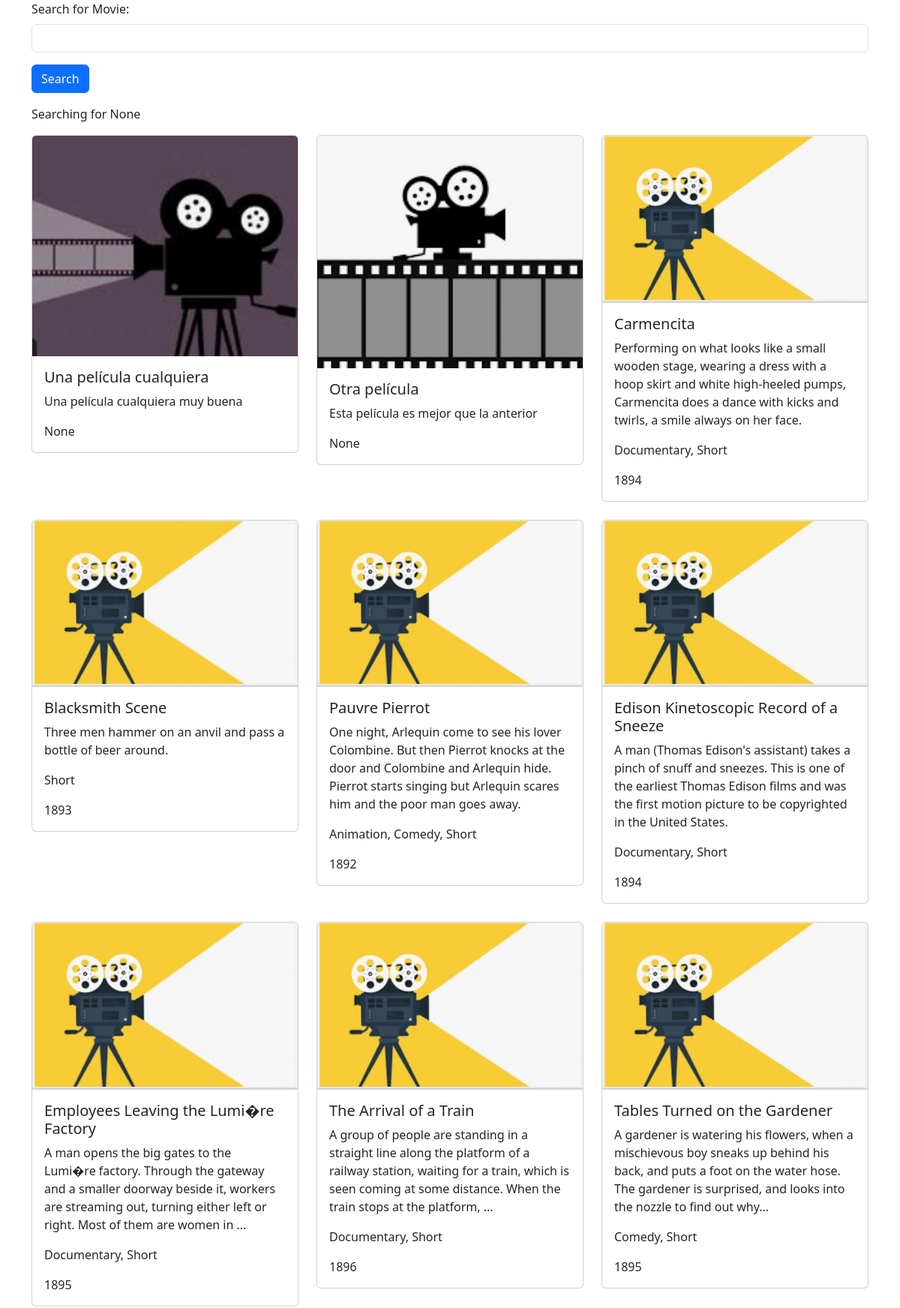
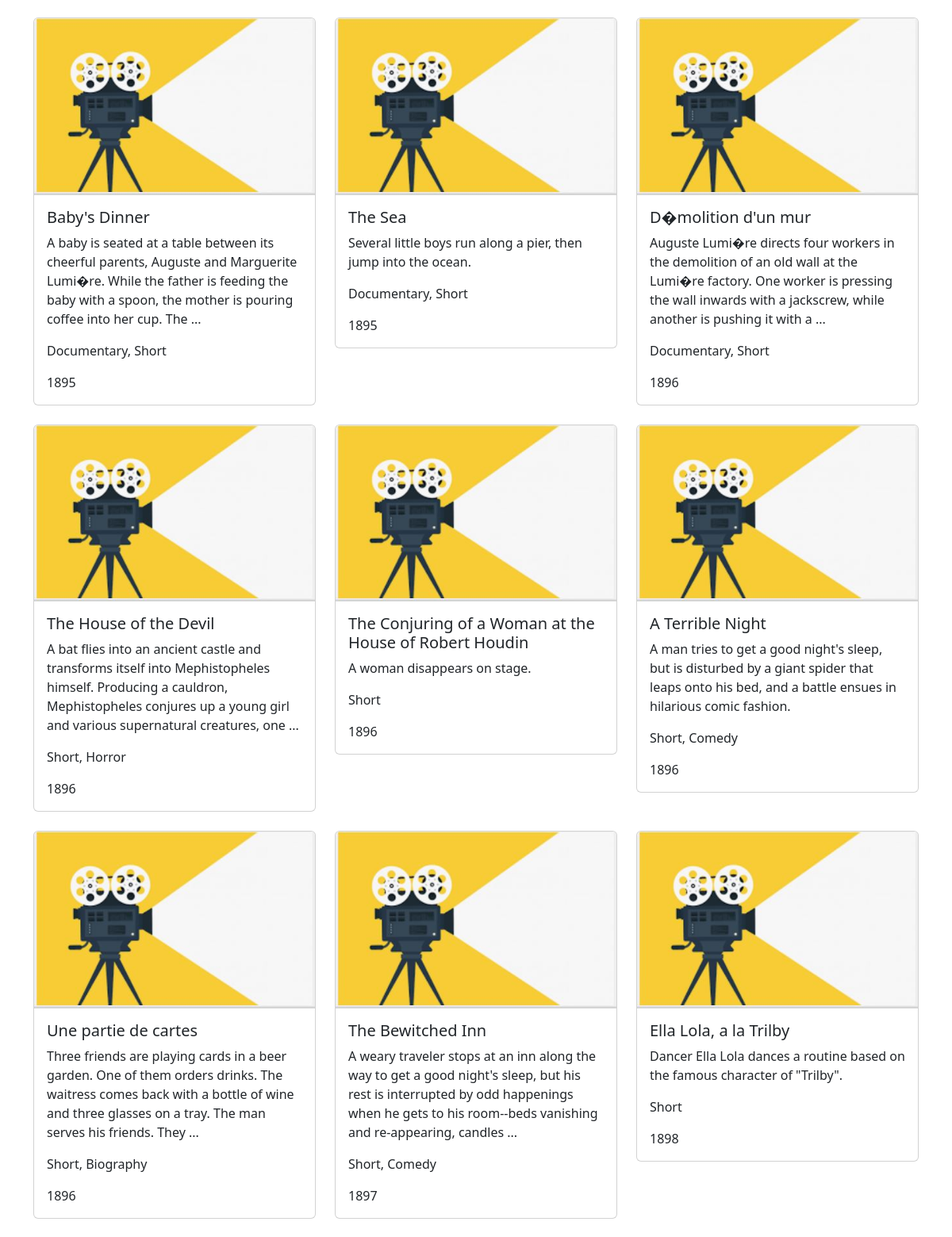
The page / (upper part) on the database its author committed (2 pictures, top to bottom).
### movie/models.py (models this page shows, shortened)
class Movie(models.Model):
    title = models.CharField(max_length=100)
    description = models.CharField(max_length=250)
    image = models.ImageField(upload_to='movie/images/')
    url = models.URLField(blank=True)
    genre=models.CharField(blank=True, max_length=250)
    year=models.IntegerField(blank=True, null=True)

### movie/views.py (the view)
# urls.py: 2. Add a URL to urlpatterns:  path('', views.home, name='home')
def home(request):
    searchTerm = request.GET.get('searchMovie')
    if searchTerm:
        movies = Movie.objects.filter(title__icontains=searchTerm)
    else:
        movies = Movie.objects.all()
    return render(request, 'home.html', {'searchTerm':searchTerm, 'movies': movies})

### movie/templates/home.html (shortened to what this page needs)
<head>
    <link href="https://cdn.jsdelivr.net/npm/bootstrap@5.3.8/dist/css/bootstrap.min.css" rel="stylesheet"
>
</head>
<div class="container">
    <form action="">
        <div class="mb-3">
            <label for="searchMovie" class="form-label">
                Search for Movie:
            </label>
            <input type="text" class="form-control" name="searchMovie">
        </div>
        <button type="submit" class="btn btn-primary">Search</button>
    </form>
    <p>Searching for {{ searchTerm }}</p>
    <div class="row row-cols-1 row-cols-md-3 g-4">
        {% for movie in movies %}
        <div v-for="movie in movies" class="col">
            <div class="card">
                <img src="{{ movie.image.url }}" class="card-img-top" alt="...">
                <div class="card-body">
                    <h5 class="card-title">{{ movie.title }}</h5>
                    <p class="card-text">{{ movie.description }}</p>
                    <p class="card-text">{{ movie.genre }}</p>
                    <p class="card-text">{{ movie.year }}</p>
                </div>
            </div>
        </div>
    {% endfor %}
    </div>
    <br />
</div>

### rows shown on the page
Movie: image (picture), title "Una película cualquiera", description "Una película cualquiera muy buena", year "None"
Movie: image (picture), title "Otra película", description "Esta película es mejor que la anterior", year "None"
Movie: image (placeholder picture), title "Carmencita", description "Performing on what looks like a small wooden stage, wearing a dress with a hoop skirt and white high-heeled pumps, Carmencita does a dance with kicks and twirls, a smile always on her face.", genre "Documentary, Short", year "1894"
Movie: image (placeholder picture), title "Blacksmith Scene", description "Three men hammer on an anvil and pass a bottle of beer around.", genre "Short", year "1893"
Movie: image (placeholder picture), title "Pauvre Pierrot", description "One night, Arlequin come to see his lover Colombine. But then Pierrot knocks at the door and Colombine and Arlequin hide. Pierrot starts singing but Arlequin scares him and the poor man goes away.", genre "Animation, Comedy, Short", year "1892"
Movie: image (placeholder picture), title "Edison Kinetoscopic Record of a Sneeze", description "A man (Thomas Edison's assistant) takes a pinch of snuff and sneezes. This is one of the earliest Thomas Edison films and was the first motion picture to be copyrighted in the United States.", genre "Documentary, Short", year "1894"
Movie: image (placeholder picture), title "Employees Leaving the Lumi�re Factory", description "A man opens the big gates to the Lumi�re factory. Through the gateway and a smaller doorway beside it, workers are streaming out, turning either left or right. Most of them are women in ...", genre "Documentary, Short", year "1895"
Movie: image (placeholder picture), title "The Arrival of a Train", description "A group of people are standing in a straight line along the platform of a railway station, waiting for a train, which is seen coming at some distance. When the train stops at the platform, ...", genre "Documentary, Short", year "1896"
Movie: image (placeholder picture), title "Tables Turned on the Gardener", description "A gardener is watering his flowers, when a mischievous boy sneaks up behind his back, and puts a foot on the water hose. The gardener is surprised, and looks into the nozzle to find out why...", genre "Comedy, Short", year "1895"
Movie: image (placeholder picture), title "Baby's Dinner", description "A baby is seated at a table between its cheerful parents, Auguste and Marguerite Lumi�re. While the father is feeding the baby with a spoon, the mother is pouring coffee into her cup. The ...", genre "Documentary, Short", year "1895"
Movie: image (placeholder picture), title "The Sea", description "Several little boys run along a pier, then jump into the ocean.", genre "Documentary, Short", year "1895"
Movie: image (placeholder picture), title "D�molition d'un mur", description "Auguste Lumi�re directs four workers in the demolition of an old wall at the Lumi�re factory. One worker is pressing the wall inwards with a jackscrew, while another is pushing it with a ...", genre "Documentary, Short", year "1896"
Movie: image (placeholder picture), title "The House of the Devil", description "A bat flies into an ancient castle and transforms itself into Mephistopheles himself. Producing a cauldron, Mephistopheles conjures up a young girl and various supernatural creatures, one ...", genre "Short, Horror", year "1896"
Movie: image (placeholder picture), title "The Conjuring of a Woman at the House of Robert Houdin", description "A woman disappears on stage.", genre "Short", year "1896"
Movie: image (placeholder picture), title "A Terrible Night", description "A man tries to get a good night's sleep, but is disturbed by a giant spider that leaps onto his bed, and a battle ensues in hilarious comic fashion.", genre "Short, Comedy", year "1896"
Movie: image (placeholder picture), title "Une partie de cartes", description "Three friends are playing cards in a beer garden. One of them orders drinks. The waitress comes back with a bottle of wine and three glasses on a tray. The man serves his friends. They ...", genre "Short, Biography", year "1896"
Movie: image (placeholder picture), title "The Bewitched Inn", description "A weary traveler stops at an inn along the way to get a good night's sleep, but his rest is interrupted by odd happenings when he gets to his room--beds vanishing and re-appearing, candles ...", genre "Short, Comedy", year "1897"
Movie: image (placeholder picture), title "Ella Lola, a la Trilby", description "Dancer Ella Lola dances a routine based on the famous character of \"Trilby\".", genre "Short", year "1898"

### other values the page prints
{{ searchTerm }} "None"
